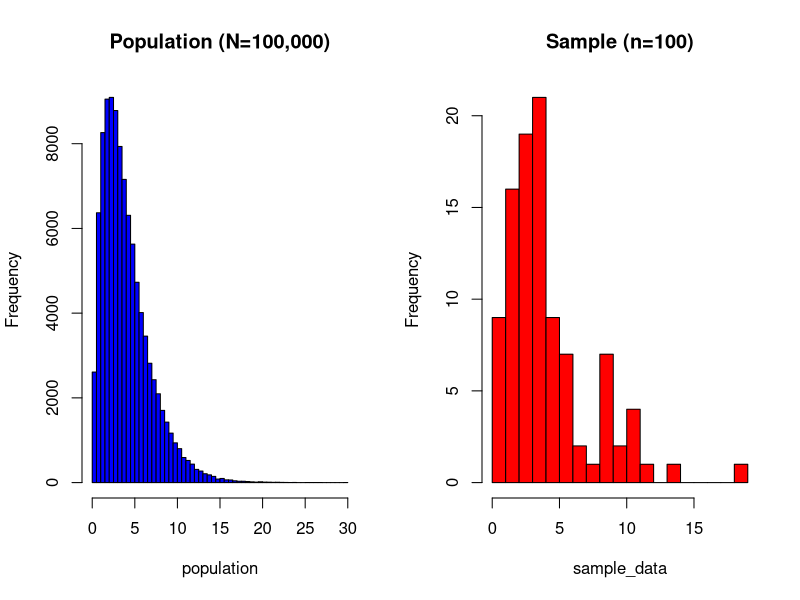
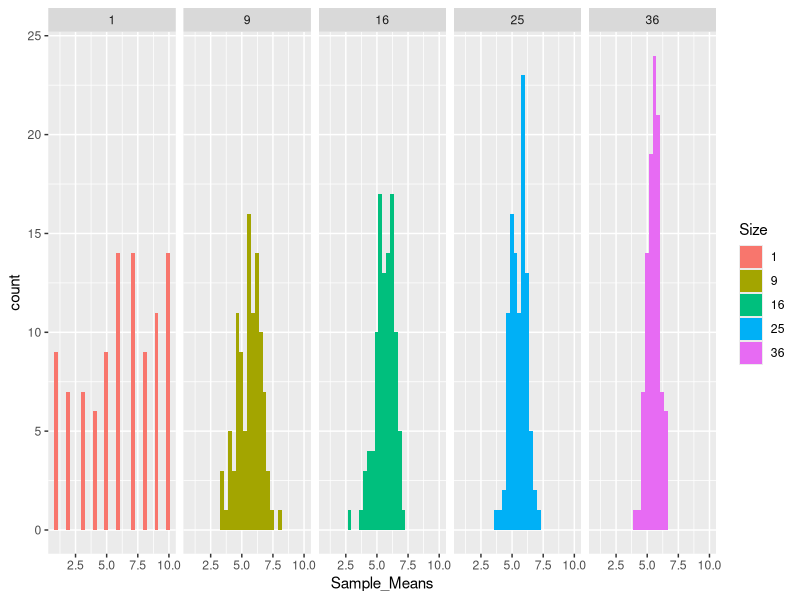
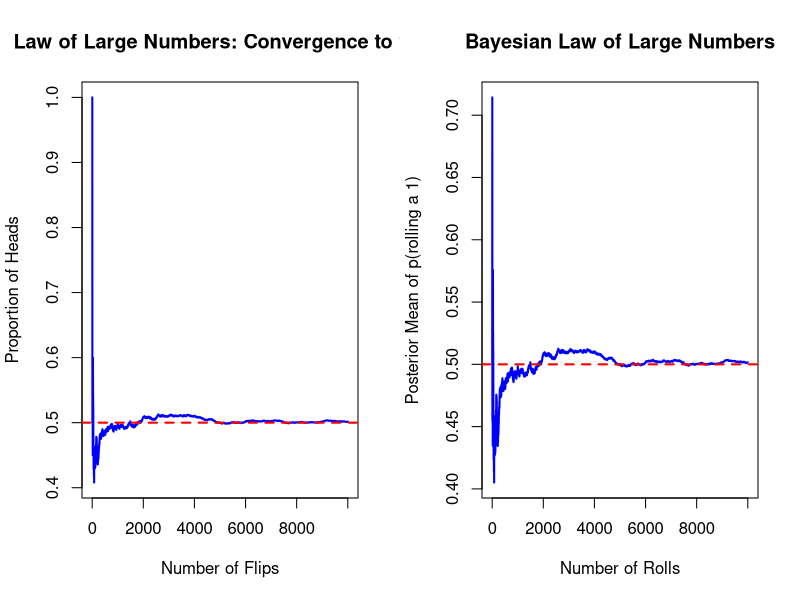

Here is the R script that generated these plots, in order:
## ---- chunk 1
#| echo: true

sample(1:100, 3, replace = FALSE)
## ---- chunk 2
#| echo: true
#| eval: true

# 1. Create a population (e.g., a vector of 1 to 1000)
population <- 1:1000

# 2. Define the desired sample size
sample_size <- 100

# 3. Calculate the sampling interval (k)
N <- length(population) # Population size
k <- N / sample_size
# If k is not an integer, you might use ceiling(N/n) and adjust the logic

# 4. Choose a random starting point (r) between 1 and k
set.seed(123) # Optional: for reproducible results
start_point <- sample(1:k, 1)

# 5. Select every k-th element starting from the random start point
systematic_sample_indices <- seq(from = start_point, to = N, by = k)
systematic_sample <- population[systematic_sample_indices]

# 6. View the first few elements and the dimension of the sample
head(systematic_sample)
length(systematic_sample) # Should be the desired sample size (100)

## ---- chunk 3
#| echo: true
#| eval: true

library(dplyr)

# Sample data
set.seed(123) # For reproducibility
data <- data.frame(
  ID = 1:100,
  Gender = sample(c("Male", "Female"), 100, replace = TRUE),
  Income = rnorm(100, mean = 50000, sd = 10000)
)
## ---- chunk 4
#| echo: true
#| eval: true

# Stratified sampling with sample_n()
sampled_data_n <- data %>%
  group_by(Gender) %>%
  sample_n(10)

# View the sampled data
# sampled_data_n %>% count(Gender)
## ---- chunk 5
#| echo: true

set.seed(123)

population <- data.frame(
  Supermarket = paste("Supermarket", 1:1000, sep = "_"),
  CustomerSatisfaction = rnorm(1000, mean = 75, sd = 10)
)

selected_supermarkets <- sample(population$Supermarket, size = 10, replace = FALSE)

sampled_data <- population[population$Supermarket %in% selected_supermarkets, ]

head(sampled_data)
## ---- chunk 6
#| echo: true

set.seed(123)

region <- data.frame(
  Neighborhood = paste("Neighborhood", 1:500, sep = "_"),
  AverageIncome = rnorm(500, mean = 50000, sd = 10000)
)

households <- data.frame(
  Neighborhood = rep(sample(region$Neighborhood, size = 500, replace = TRUE), each = 20),
  HouseholdID = rep(1:20, times = 500),
  EmploymentStatus = sample(c("Employed", "Unemployed"), size = 10000, replace = TRUE)
)

selected_neighborhoods <- sample(region$Neighborhood, size = 5, replace = FALSE)

sampled_households <- households[households$Neighborhood %in% selected_neighborhoods, ]

head(sampled_households)
## ---- chunk 7
#| echo: true

set.seed(123)
states <- data.frame(
  State = paste("State", 1:50, sep = "_"),
  Population = sample(1000000:5000000, 50, replace = TRUE)
)
counties <- data.frame(
  State = rep(sample(states$State, size = 50, replace = TRUE), each = 20),
  County = rep(paste("County", 1:20, sep = "_"), times = 50),
  VaccinationRate = rnorm(1000, mean = 70, sd = 5)
)
selected_states <- sample(states$State, size = 3, replace = FALSE)
selected_counties <- sample(counties$County[counties$State %in% selected_states], size = 5, replace = FALSE)
sampled_vaccination_centers <- counties[counties$County %in% selected_counties, ]
head(sampled_vaccination_centers)
## ---- chunk 8
#| echo: true

# 1. Define Population Distribution (e.g., skewed population)
set.seed(123)
population <- rgamma(100000, shape = 2, scale = 2)

# 2. Take a Sample Distribution (e.g., 100 individuals)
sample_data <- sample(population, 100)

## ---- chunk 9
#| echo: false

# 3. Compare Distributions (Plotting)
par(mfrow=c(1,2)) # Set up 1x2 plot area
hist(population, breaks=50, main="Population (N=100,000)", col="blue")
hist(sample_data, breaks=20, main="Sample (n=100)", col="red")

## ---- chunk 10
#| echo: true

sample(x = c("H", "T"), size = 10, replace = T)
## ---- chunk 11
#| echo: true

sample(x = c(1:6), size = 10, replace = T)
## ---- chunk 12

set_table <- data.frame(Description = c("Union", "Intersection"),
                        Notation = c("\\(A \\cup C\\)", 
                                   "\\(A \\cap C\\)"),
                        Reading = c("A or C", "A and C"),
                        Elements = c("{2, 3, 4, 5, 6}",
                        "{2}"))



kableExtra::kable(set_table, "html", escape = FALSE)

## ---- chunk 13
#| echo: false

library(tidyverse)

set.seed(1)
OBV <- 1:10
Dist1 <- NULL
Dist9 <- NULL
Dist16 <- NULL
Dist25 <- NULL
Dist36 <- NULL
count = 100
while(count > 0){Dist1 <- c(Dist1,sample(OBV, 1, replace = TRUE)); count <- count - 1}
count = 100
while(count > 0){Dist9 <- c(Dist9,mean(sample(OBV, 9,replace = TRUE) ) ); count <- count - 1}
count = 100
while(count > 0){Dist16 <- c(Dist16,mean(sample(OBV, 16,replace = TRUE) ) ); count <- count - 1}
count = 100
while(count > 0){Dist25 <- c(Dist25,mean(sample(OBV, 25,replace = TRUE) ) ); count <- count - 1}
count = 100
while(count > 0){Dist36 <- c(Dist36,mean(sample(OBV, 36,replace = TRUE) ) ); count <- count - 1}
Dist.df <- data.frame(Size = factor(rep(c(1,9,16,25,36), each=100)), Sample_Means = c(Dist1, Dist9, Dist16, Dist25, Dist36) )
ggplot(Dist.df, aes(Sample_Means, fill = Size)) + geom_histogram() + facet_grid(. ~ Size)
## ---- chunk 14
#| echo: false
#| eval: true

set.seed(42)  # for reproducibility

# Number of coin flips
n_flips <- 10000

# Simulate rolling a fair 6-sided die
flips <- sample(c("H", "T"), size = n_flips, replace = TRUE)

# Compute cumulative mean of rolling a '1'
cumulative_mean <- cumsum(flips == "H") / (1:n_flips)

# Plot convergence
plot(1:n_flips, cumulative_mean, type = "l", col = "blue", lwd = 2,
     xlab = "Number of Flips", ylab = "Proportion of Heads",
     main = "Law of Large Numbers: Convergence to 1/2")
abline(h = 1/2, col = "red", lty = 2, lwd = 2)  # Reference line at 1/2

## ---- chunk 15
#| echo: false

set.seed(42)  # For reproducibility

# Number of dice rolls
n_flips <- 10000

# Simulate rolling a fair 6-sided die
flips <- sample(c("H", "T"), size = n_flips, replace = TRUE)

# Prior: Beta(1,5) (weak prior belief about p = 1/2)
alpha <- 1  # prior successes (rolling a H)
beta <- 2   # prior failures (rolling a T)

# Store posterior mean estimates
posterior_means <- numeric(n_flips)

# Bayesian updating
for (i in 1:n_flips) {
  alpha <- alpha + (flips[i] == "H")  # Increase count if roll == 1
  beta <- beta + (flips[i] != "H")    # Increase count otherwise
  posterior_means[i] <- alpha / (alpha + beta)  # Compute posterior mean
}

# Plot posterior mean convergence
plot(1:n_flips, posterior_means, type = "l", col = "blue", lwd = 2,
     xlab = "Number of Rolls", ylab = "Posterior Mean of p(rolling a 1)",
     main = "Bayesian Law of Large Numbers")
abline(h = 1/2, col = "red", lty = 2, lwd = 2)  # True probability reference line
